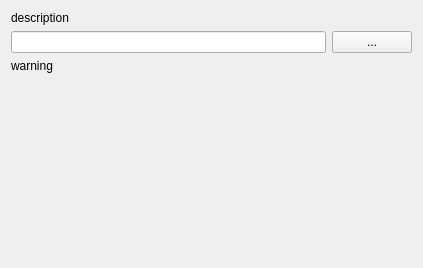
<?xml version="1.0" encoding="UTF-8"?>
<ui version="4.0">
 <class>TargetWidget</class>
 <widget class="QWidget" name="TargetWidget">
  <property name="geometry">
   <rect>
    <x>0</x>
    <y>0</y>
    <width>423</width>
    <height>268</height>
   </rect>
  </property>
  <property name="sizePolicy">
   <sizepolicy hsizetype="Preferred" vsizetype="Preferred">
    <horstretch>0</horstretch>
    <verstretch>0</verstretch>
   </sizepolicy>
  </property>
  <property name="minimumSize">
   <size>
    <width>0</width>
    <height>0</height>
   </size>
  </property>
  <property name="windowTitle">
   <string>Form</string>
  </property>
  <layout class="QVBoxLayout" name="verticalLayout">
   <item>
    <widget class="QLabel" name="description">
     <property name="text">
      <string>description</string>
     </property>
    </widget>
   </item>
   <item>
    <layout class="QHBoxLayout" name="horizontalLayout">
     <property name="spacing">
      <number>6</number>
     </property>
     <item>
      <widget class="QLineEdit" name="targetDirectory">
       <property name="readOnly">
        <bool>true</bool>
       </property>
      </widget>
     </item>
     <item>
      <widget class="QPushButton" name="targetChooser">
       <property name="text">
        <string>...</string>
       </property>
      </widget>
     </item>
    </layout>
   </item>
   <item>
    <widget class="QLabel" name="warning">
     <property name="enabled">
      <bool>true</bool>
     </property>
     <property name="text">
      <string>warning</string>
     </property>
    </widget>
   </item>
   <item>
    <spacer name="verticalSpacer">
     <property name="orientation">
      <enum>Qt::Vertical</enum>
     </property>
     <property name="sizeHint" stdset="0">
      <size>
       <width>20</width>
       <height>122</height>
      </size>
     </property>
    </spacer>
   </item>
  </layout>
 </widget>
 <resources/>
 <connections/>
</ui>
